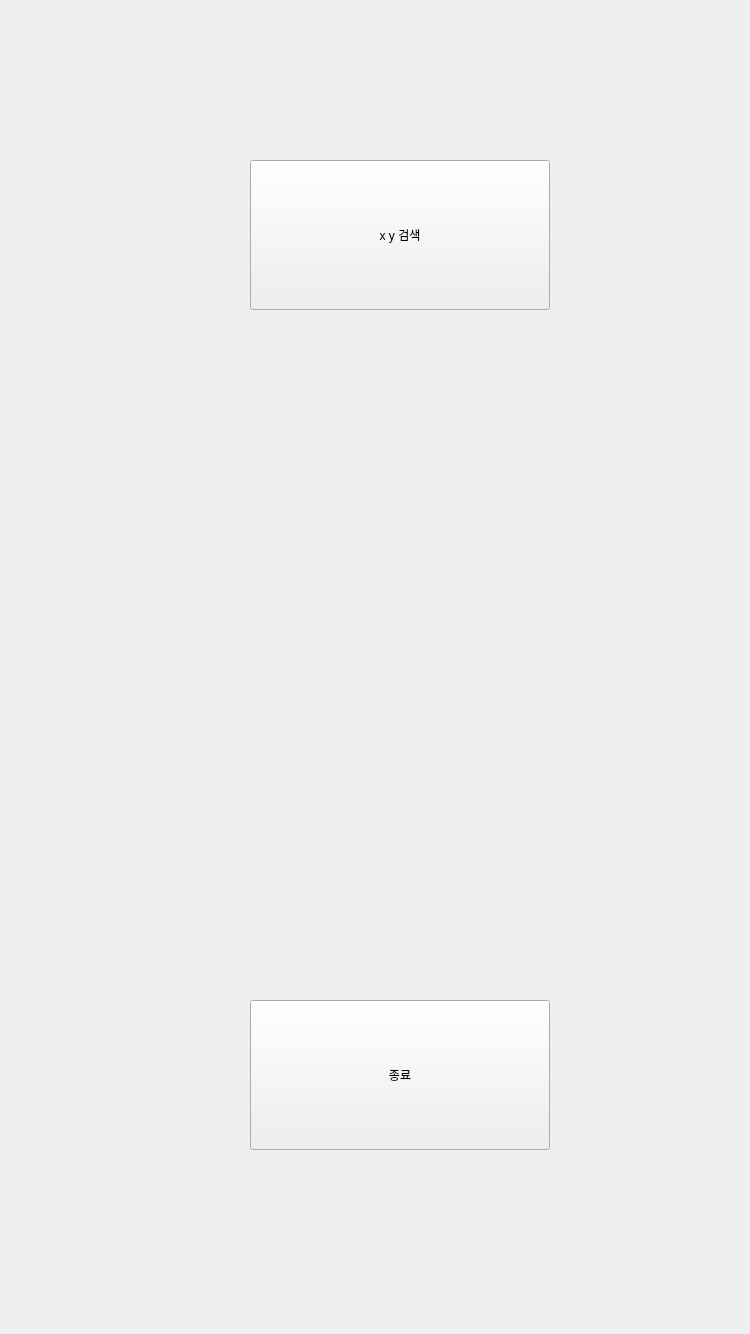
<?xml version="1.0" encoding="UTF-8"?>
<ui version="4.0">
 <class>Form</class>
 <widget class="QWidget" name="Form">
  <property name="geometry">
   <rect>
    <x>0</x>
    <y>0</y>
    <width>750</width>
    <height>1334</height>
   </rect>
  </property>
  <property name="windowTitle">
   <string>Form</string>
  </property>
  <widget class="QPushButton" name="pushButton">
   <property name="geometry">
    <rect>
     <x>250</x>
     <y>1000</y>
     <width>300</width>
     <height>150</height>
    </rect>
   </property>
   <property name="text">
    <string>종료</string>
   </property>
  </widget>
  <widget class="QPushButton" name="pushButton_2">
   <property name="geometry">
    <rect>
     <x>250</x>
     <y>160</y>
     <width>300</width>
     <height>150</height>
    </rect>
   </property>
   <property name="text">
    <string>x y 검색</string>
   </property>
  </widget>
 </widget>
 <resources/>
 <connections>
  <connection>
   <sender>pushButton</sender>
   <signal>clicked()</signal>
   <receiver>Form</receiver>
   <slot>close()</slot>
   <hints>
    <hint type="sourcelabel">
     <x>346</x>
     <y>1051</y>
    </hint>
    <hint type="destinationlabel">
     <x>190</x>
     <y>1054</y>
    </hint>
   </hints>
  </connection>
  <connection>
   <sender>pushButton_2</sender>
   <signal>clicked()</signal>
   <receiver>Form</receiver>
   <slot>slot1()</slot>
   <hints>
    <hint type="sourcelabel">
     <x>335</x>
     <y>250</y>
    </hint>
    <hint type="destinationlabel">
     <x>183</x>
     <y>236</y>
    </hint>
   </hints>
  </connection>
 </connections>
 <slots>
  <slot>slot1()</slot>
 </slots>
</ui>
